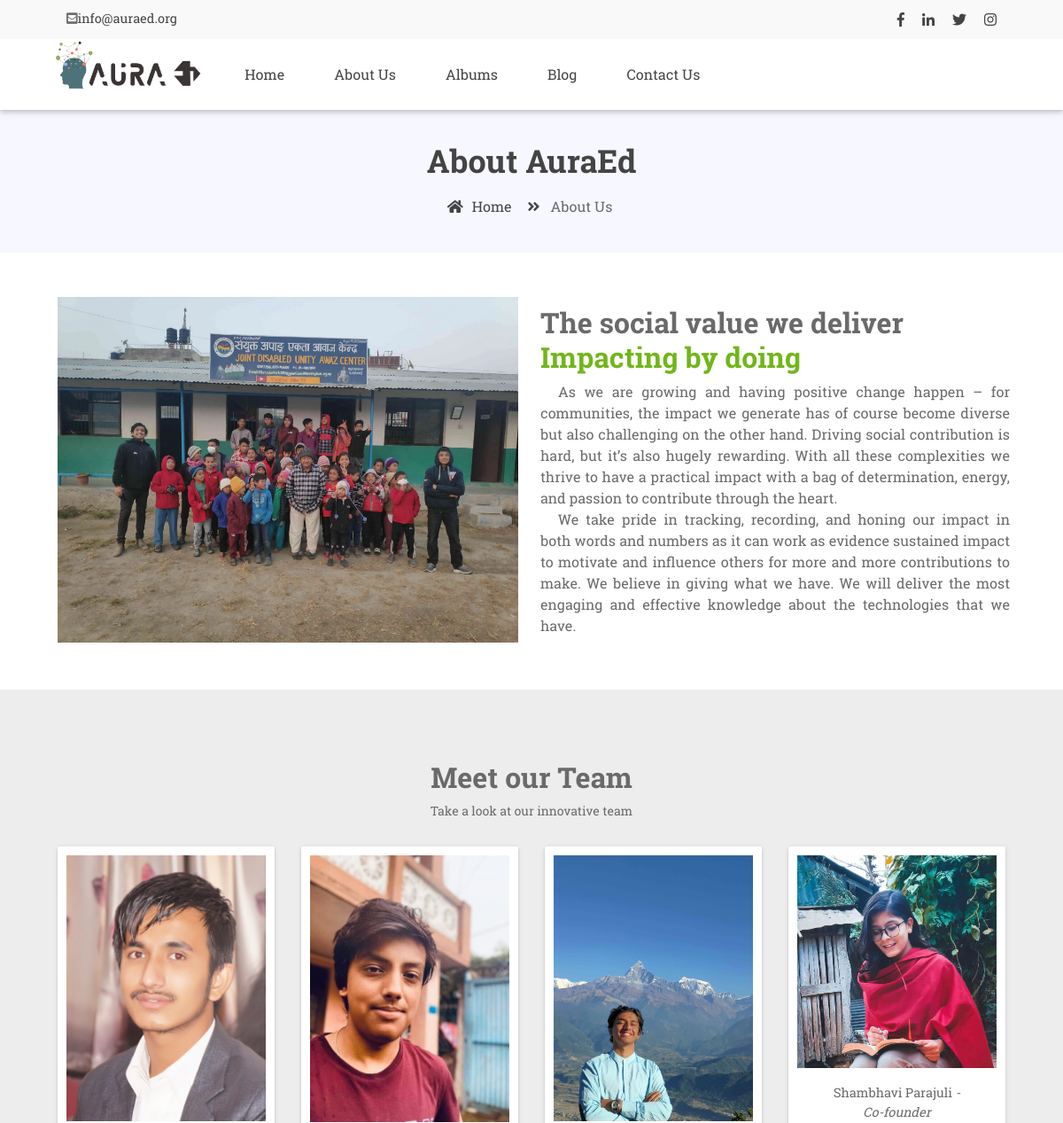
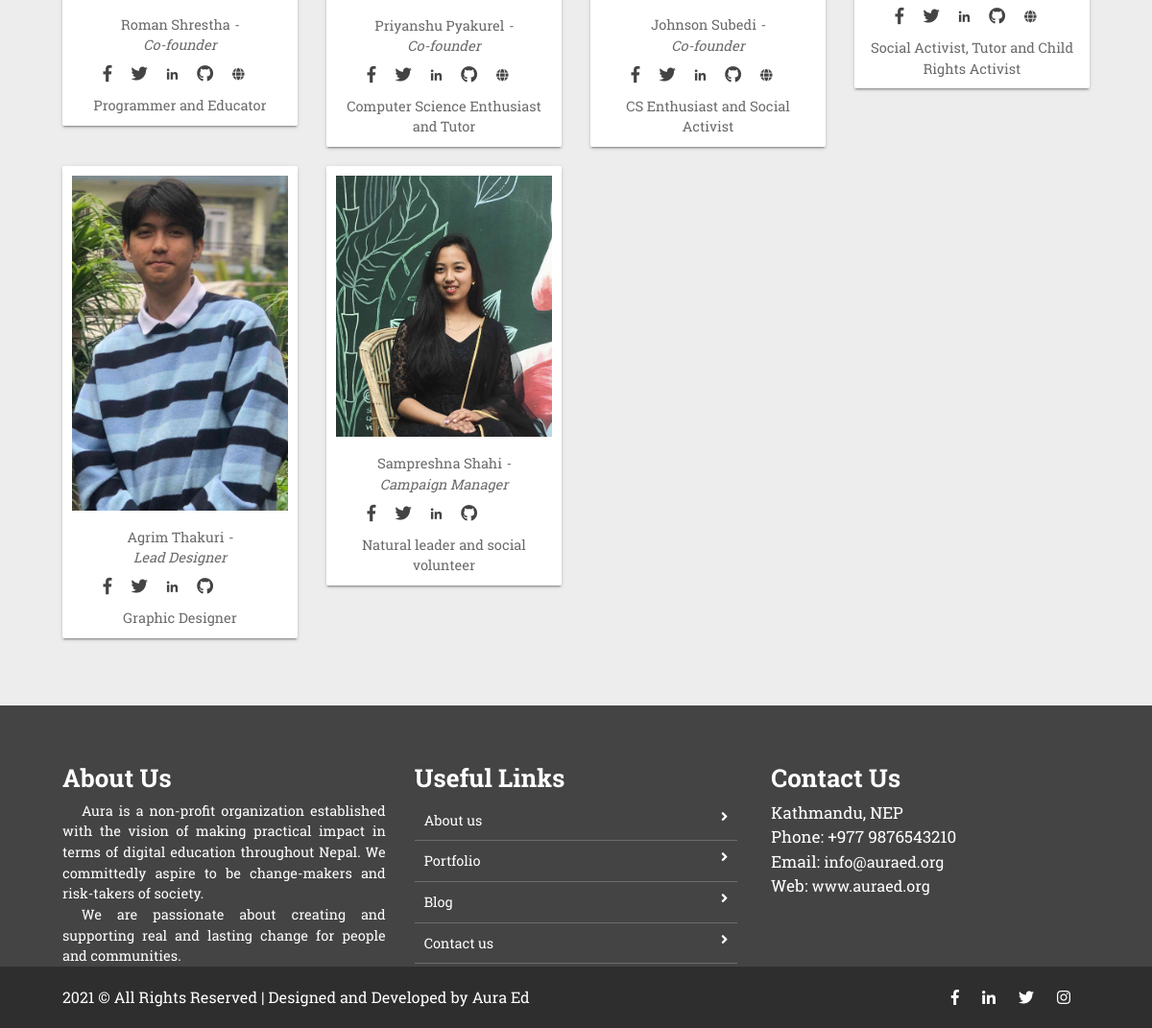
The page /about/ on the database its author committed (2 pictures, top to bottom).
### home/models.py (models this page shows, shortened)
class Teams(models.Model):
	name = models.CharField(default='',max_length=50)
	photo = models.ImageField(upload_to='team')
	position = models.CharField(default='Member',max_length=50)
	facebook = models.CharField(default='#',max_length=150)
	twitter = models.CharField(default='#',max_length=150)
	linkedin = models.CharField(default='#',max_length=150)
	github = models.CharField(default='#',max_length=150)
	website = models.CharField(default='#',max_length=150)
	description = models.CharField(default='2 or 3 words',max_length=150)

### home/views.py (the view)
# urls.py: path('about/',home_views.about_us,name='about'),
def about_us(request):
	about_context = {
		'teams' : Teams.objects.all(),
	}
	return render(request,'home/about_us.html',about_context)

### home/templates/home/about_us.html (shortened to what this page needs)
{% extends "home/base.html" %}
{% block content %}
{% load static %}
               <div class="page-nav no-margin row">
                   <div class="container">
                       <div class="row">
                           <h2>About AuraEd</h2>
                           <ul>
                               <li> <a href="{% url 'home' %}"><i class="fas fa-home"></i> Home</a></li>
                               <li><i class="fas fa-angle-double-right"></i> About Us</li>
                           </ul>
                       </div>
                   </div>
               </div>
    <section class="with-medical">
        <div class="container">
            <div class="row">
               <div class="col-lg-6 col-md-12">
                    <img src="{% static 'images/about.webp'%}" alt="">
                </div>
                <div class="col-lg-6 col-md-12 txtr">
                    <h4>The social value we deliver<br>
                     <span>Impacting by doing</span>
                    </h4>
                    <p>As we are growing and having positive change happen – for communities, the impact we generate has of course become
                    diverse but also challenging on the other hand. Driving social contribution is hard, but it’s also hugely rewarding.
                    With all these complexities we thrive to have a practical impact with a bag of determination, energy, and passion to
                    contribute through the heart.</p>
                    <p>We take pride in tracking, recording, and honing our impact in both words and numbers as it can work as evidence
                    sustained impact to motivate and influence others for more and more contributions to make. We believe in giving what we
                    have. We will deliver the most engaging and effective knowledge about the technologies that we have.</p>
                </div>
            </div>
        </div>
    </section>
<section class="our-team">
    <div class="container">
        <div class="session-title w-100 row">
            <h2>Meet our Team</h2>
            <p>Take a look at our innovative team</p>
        </div>
        <div class="row team-member">
            {% for team in teams %}
            <div class="col-md-3 col-sm-6">
                <div class="user-card">
                    <div class="userar">
                        <img class="teammempic" alt="" src="{{team.photo.url}}" >
                    </div>
                    <div class="detfs">
                        <p>{{team.name}}<i> -<br>{{team.position}}</i></p>
                        <ul>
                            <li><a href="{{team.facebook}}" target="_blank"><i
                                        class="fab fa-facebook-f fa-lg"></i></a></li>
                            <li><a href="{{team.twitter}}"
                                    target="_blank"><i class="fab fa-twitter fa-lg"></i></a></li>
                            <li><a href="{{team.linkedin}}"
                                    target="_blank"><i class="fab fa-linkedin-in"></i></a></li>
                            <li><a href="{{team.github}}"
                                    target="_blank"><i class="fab fa-github fa-lg"></i></a></li>
                            <li><a href="{{team.website}}" target="_blank"><i class="fas fa-globe"></i></a>
                            </li>
                        </ul>
                        <br>
                        <p>{{team.description}}</p>
                    </div>
                </div>
            </div>
            {% endfor %}
            <div class="col-md-3 col-sm-6">
                <div class="user-card">
                    <div class="userar">
                        <img class="teammempic" alt="" src="{% static 'images/team/team-memb5.jpg'%}">
                    </div>
                    <div class="detfs">
                        <p>Agrim Thakuri<i> -<br>Lead Designer</i></p>
                        <ul>
                            <li><a href="https://www.facebook.com/profile.php?id=100021651019809" target="_blank"><i
                                        class="fab fa-facebook-f fa-lg"></i></a></li>
                            <li><a href=""
                                    target="_blank"><i class="fab fa-twitter fa-lg"></i></a></li>
                            <li><a href="#"
                                    target="_blank"><i class="fab fa-linkedin-in"></i></a></li>
                            <li><a href="http://linkedin.com/in/agrim-uchai-3b4b1120a"
                                    target="_blank"><i class="fab fa-github fa-lg"></i></a></li>
                        </ul>
                        <br>
                        <p>Graphic Designer</p>
                    </div>
                </div>
            </div>
            <div class="col-md-3 col-sm-6">
                <div class="user-card">
                    <div class="userar">
                        <img class="teammempic" alt="" src="{% static 'images/team/team-memb6.jpg'%}">
                    </div>
                    <div class="detfs">
                        <p>Sampreshna Shahi<i> -<br>Campaign Manager</i></p>
                        <ul>
                            <li><a href="https://www.facebook.com/samprusnow8" target="_blank"><i
                                        class="fab fa-facebook-f fa-lg"></i></a></li>
                            <li><a href="#"
                                    target="_blank"><i class="fab fa-twitter fa-lg"></i></a></li>
                            <li><a href="#"
                                    target="_blank"><i class="fab fa-linkedin-in"></i></a></li>
                            <li><a href="#"
                                    target="_blank"><i class="fab fa-github fa-lg"></i></a></li>
                        </ul>
                        <br>
                        <p>Natural leader and social volunteer</p>
                    </div>
                </div>
            </div>
        </div>
    </div>
</section>
{% endblock %}

### home/templates/home/base.html (shortened to what this page needs)
<!doctype html>
<html lang="en">
<head>
{% load static %}
    <link rel="stylesheet" href="{% static 'css/bootstrap.min.css'%}">
    <link rel="stylesheet" href="{% static 'css/fontawsom-all.min.css'%}">
    <link rel="stylesheet" type="text/css" href="{% static 'css/style.css'%}">
</head>
    <body>
    <header>
        <div class="header-top">
            <div class="container">
                <div class="row">
                    <div class="col-lg-7 col-md-12 left-item">
                        <ul>
                            <li><i class="fas fa-envelope-square"></i><a href="mailto:info@auraed.org">info@auraed.org</a></li>
                        </ul>
                    </div>
                    <div class="col-lg-5 d-none d-lg-block right-item">
                        <ul>
                        <li><a href="https://www.facebook.com/auraednepal" target="_blank"><i class="fab fa-facebook-f"></i></a></li>
                        <li><a href="https://www.linkedin.com/company/auraed/" target="_blank"><i class="fab fa-linkedin-in"></i></a></li>
                        <li><a href="https://www.twitter.com/AuraEd1" target="_blank"><i class="fab fa-twitter"></i></a></li>
                        <li> <a href="https://www.instagram.com/auraednepal" target="_blank"><i class="fab fa-instagram"></i></a></li>
                        </ul>
                    </div>
                </div>
            </div>
        </div>
        <div id="nav-head" class="header-nav">
            <div class="container">
                <div class="row">
                    <div class="col-lg-2 col-md-3 no-padding col-sm-12 nav-img" id="nav-img-fix">
                        <a href="index.html"><img src="{% static 'images/logo.webp'%}" alt=""></a>
                    </div>
                    <div id="menu" class="col-lg-8 col-md-9 d-none d-md-block nav-item">
                        <ul>
                            <li><a href="{% url 'home' %}">Home</a></li>
                            <li><a href="{% url 'about' %}">About Us</a></li>
                            <li><a href="{% url 'portfolio' %}">Albums</a></li>
                            <li><a href="{% url 'blog' %}">Blog</a></li>
                            <li><a href="{% url 'contact' %}">Contact Us</a></li>
                        </ul>
                    </div>
                </div>
            </div>
        </div>
    </header>
{% block content %}{% endblock %}
        <footer class="footer">
            <div class="container">
                <div class="row">
                    <div class="col-md-4 col-sm-12">
                        <h2>About Us</h2>
                        <p>Aura is a non-profit organization established with the vision of making practical impact in terms of digital education
                        throughout Nepal. We committedly aspire to be change-makers and risk-takers of society.
                        </p>
                        <p>We are passionate about creating and supporting real and lasting change for people and communities.
</p>
                    </div>
                    <div class="col-md-4 col-sm-12">
                        <h2>Useful Links</h2>
                        <ul class="list-unstyled link-list">
                            <li><a href="{% url 'about' %}">About us</a><i class="fa fa-angle-right"></i></li>
                            <li><a href="{% url 'portfolio' %}">Portfolio</a><i class="fa fa-angle-right"></i></li>
                            <li><a href="{% url 'blog' %}">Blog</a><i class="fa fa-angle-right"></i></li>
                            <li><a href="{% url 'contact' %}">Contact us</a><i class="fa fa-angle-right"></i></li>
                        </ul>
                    </div>
                    <div class="col-md-4 col-sm-12 map-img">
                        <h2>Contact Us</h2>
                        <address class="md-margin-bottom-40">
                            Kathmandu, NEP <br>
                            Phone: +977 9876543210 <br>
                            Email: <a href="mailto:info@auraed.org" target="_blank" class="">info@auraed.org</a><br>
                            Web: <a href="https://auraed.org/" class="">www.auraed.org</a>
                        </address>
                    </div>
                </div>
            </div>
        </footer>
        <div class="copy">
            <div class="container">
                <a href="#">2021 &copy; All Rights Reserved | Designed and Developed by Aura Ed</a>
                <span>
                    <a href="https://www.facebook.com/auraednepal" target="_blank"><i class="fab fa-facebook-f"></i></a>
                    <a href="https://www.linkedin.com/company/auraed/" target="_blank"><i class="fab fa-linkedin-in"></i></a>
                    <a href="https://www.twitter.com/AuraEd1" target="_blank"><i class="fab fa-twitter"></i></a>
                    <a href="https://www.instagram.com/auraednepal" target="_blank"><i class="fab fa-instagram"></i></a>
                </span>
            </div>
        </div>
        </body>
</html>

### home/static/css/style.css (style rules this page uses)
* { margin: 0px; padding: 0px; list-style: none; }
img { max-width: 100%; }
#nav-img-fix { margin-top: -19px; }
a { text-decoration: none; outline: none; color: #444; }
ul { margin-bottom: 0; padding-left: 0; }
html, body { height: 100%; }
p { margin-bottom: 0px; width: 100%; }
.no-padding { padding: 0px; }
.no-margin { margin: 0px; }
::placeholder { color: #747f8a !important; font-size: 13px; opacity: .5 !important; }
h1, h2, h3, h4, h5, h6 { font-family: "mouse-500", Arial, Helvetica, sans-serif; }
body { background-color: #f7f7ff !important; font-family: "mouse-300", Arial, Helvetica, sans-serif; color: #6A6A6A; }
.session-title { padding: 30px; margin: 0px; }
.session-title h2 { width: 100%; text-align: center; }
.session-title p { max-width: 850px; text-align: center; float: none; margin: auto; font-size: 14px; }
.page-nav { padding: 40px; text-align: center; padding-top: 160px; }
.page-nav ul { float: none; margin: auto; }
.page-nav h2 { font-size: 36px; width: 100%; color: #444; }
.page-nav ul li { float: left; margin-right: 10px; margin-top: 10px; font-size: 16px; }
.page-nav ul li i { width: 30px; text-align: center; color: #444; }
.page-nav ul li a { color: #444; }
.container { max-width: 1100px; }
header { box-shadow: 0 2px 5px 0 rgba(0, 0, 0, 0.16), 0 2px 10px 0 rgba(0, 0, 0, 0.12); position: absolute; width: 100%; z-index: 999; background-color: #FFF; }
header .header-top { background-color: #f9f9f9; }
header .header-top .left-item ul li { float: left; color: #6D6D6D; padding: 10px; font-size: 0.9rem; }
header .header-top .left-item ul li i { color: #6D6D6D; }
header .header-top .right-item ul { float: right; }
header .header-top .right-item ul li { float: left; color: #6D6D6D; padding: 10px; }
header .header-nav .nav-item ul { float: right; width: 100%; }
header .header-nav .nav-item ul li { float: left; font-family: "mouse-300", Arial, Helvetica, sans-serif; font-size: 16px; padding: 28px; }
header .header-nav .nav-img img { width: 200px; padding: 0px; margin-top: 21px; }
.with-medical { padding: 50px; background-color: #FFF; }
.with-medical .txtr { padding: 10px; }
.with-medical .txtr h4 { font-size: 32px; }
.with-medical .txtr h4 span { color: #71b61b; }
.with-medical .txtr p { text-indent: 20px; font-size: 1rem; text-align: justify; }
.footer { padding: 50px; padding-bottom: 0px; background-color: #444; color: #FFF; }
.footer h2 { font-size: 26px; margin-top: 10px; }
.footer p { text-align: justify; text-indent: 20px; font-size: .9rem; }
.footer .link-list li { padding: 10px; border-bottom: 1px solid #6C6C6C; font-size: .9rem; }
.footer .link-list li a { color: #FFF; }
.footer .link-list li i { float: right; }
.footer .map-img { font-weight: 600; font-size: 17px; padding-left: 20px; }
.footer address { font-weight: 300; }
.footer address a { color: #FFF; font-size: 1rem; font-family: "mouse-300", Arial, Helvetica, sans-serif; }
.copy { padding: 20px; background-color: #2E2E2E; color: #FFF; }
.copy a { color: #FFF; }
.copy span { float: right; }
.copy span i { margin-right: 20px; }
.our-team { padding: 50px; background-color: #EDEDED; }
.our-team .user-card { background-color: #FFF; padding: 10px; box-shadow: 0 3px 1px -2px rgba(0, 0, 0, 0.2), 0 2px 2px 0 rgba(0, 0, 0, 0.14), 0 1px 5px 0 rgba(0, 0, 0, 0.12); border-radius: 2px; margin-bottom: 20px; }
.our-team .user-card img { width: 100%; }
.our-team .user-card .detfs { text-align: center; }
.our-team .user-card .detfs ul { margin-left: 10%; width: 100%; }
.our-team .user-card .detfs ul li { float: left; padding: 10px; font-size: 13px; }
.our-team .user-card .detfs p { margin-top: 17px; font-size: 0.9rem; }

### rows shown on the page
Teams: photo (picture), name "Roman Shrestha", position "Co-founder", description "Programmer and Educator"
Teams: photo (picture), name "Priyanshu Pyakurel", position "Co-founder", description "Computer Science Enthusiast and Tutor"
Teams: photo (picture), name "Johnson Subedi", position "Co-founder", description "CS Enthusiast and Social Activist"
Teams: photo (picture), name "Shambhavi Parajuli", position "Co-founder", description "Social Activist, Tutor and Child Rights Activist"
